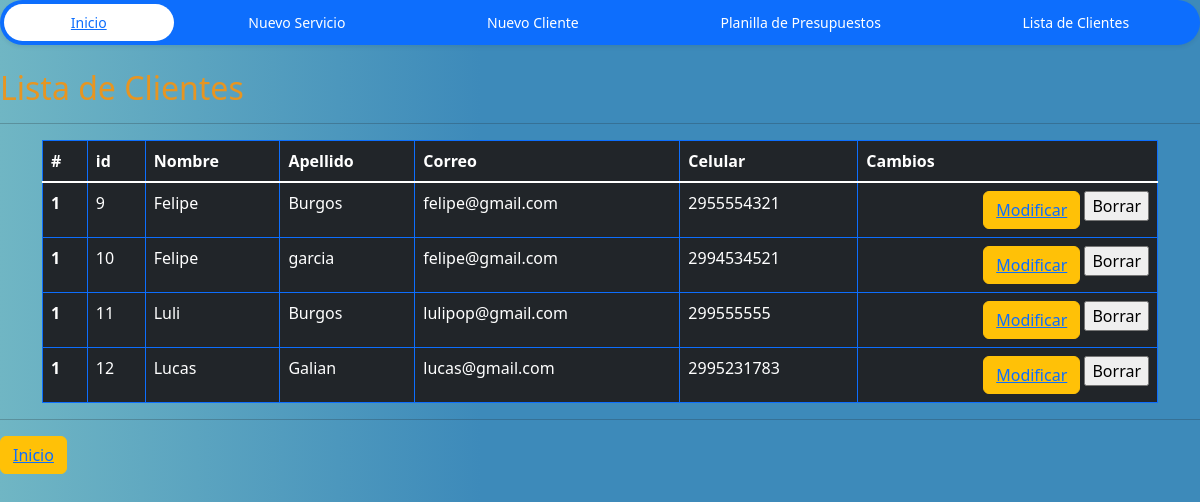
/clientes/, run on the app's committed database.
### appVentas/models.py (models this page shows, shortened)
class Cliente(models.Model):
     nombre = models.CharField(max_length=20)
     apellido = models.CharField(max_length=30, null= True)
     correo = models.EmailField()
     celular= models.IntegerField()

### appVentas/views.py (the view)
# urls.py: path('clientes/', views.clientes, name="clientes"),
def clientes(request):
    clientes = Cliente.objects.all()
    return render(request,'clientes.html',
                  {'clientes':clientes})

### appVentas/Templates/clientes.html (shortened to what this page needs)
{% load static %}
<!DOCTYPE html>
<html lang="en">
<head>
  <link href="https://cdn.jsdelivr.net/npm/bootstrap@5.3.2/dist/css/bootstrap.min.css" rel="stylesheet"
 />
  <link rel="stylesheet" href="{% static 'css/home.css' %}">
</head>
<body>
  <ul class="nav nav-pills nav-fill gap-2 p-1 small bg-primary rounded-5 shadow-sm" id="pillNav2" role="tablist"
        style="--bs-nav-link-color: var(--bs-white); --bs-nav-pills-link-active-color: var(--bs-primary); --bs-nav-pills-link-active-bg: var(--bs-white);">
        <li class="nav-item" role="presentation"><a href="{% url 'home' %}">
                <button class="nav-link active rounded-5" id="home-tab2" data-bs-toggle="tab" type="button" role="tab"
                    aria-selected="true">Inicio</button></a>
        </li>
        <li class="nav-item" role="presentation"><a href="{% url 'create_pres' %}">
                <button class="nav-link  rounded-5" id="home-tab2" data-bs-toggle="tab" type="button" role="tab"
                    aria-selected="true">Nuevo Servicio</button></a>
        </li>
        <li class="nav-item" role="presentation"><a href="{% url 'create_cli' %}">
                <button class="nav-link rounded-5" id="profile-tab2" data-bs-toggle="tab" type="button"
                    role="tab" aria-selected="false">Nuevo Cliente</button></a>
        </li>
        <li class="nav-item" role="presentation"><a href="{% url 'listaPres' %}">
                <button class="nav-link  rounded-5" id="contact-tab2" data-bs-toggle="tab" type="button"
                    role="tab" aria-selected="false">Planilla de Presupuestos</button></a>
        </li>
        <li class="nav-item" role="presentation"><a href="{% url 'clientes' %}">
                <button class="nav-link  rounded-5" id="contact-tab2" data-bs-toggle="tab" type="button"
                    role="tab" aria-selected="false">Lista de Clientes</button></a>
        </li>
    </ul>
  <br>
  <H2>Lista de Clientes</H2>
  <hr>
  <div class="container">
        <table class="table table-dark table-hover  table-bordered border-primary">
          <thead>
            <tr>
              <th scope="col">#</th>
              <th scope="col">id</th>
              <th scope="col">Nombre</th>
              <th scope="col">Apellido</th>
              <th scope="col">Correo</th>
              <th scope="col">Celular</th>
              <th scope="col">Cambios</th>
            </tr>
          </thead>
          <tbody class="table-group-divider">
            {% for c in clientes %}
            <tr>
              <th scope="row">1</th>
              <td>{{c.id}}</td>
              <td>{{c.nombre}}</td>
              <td>{{c.apellido}}</td>
              <td>{{c.correo}}</td>
              <td>{{c.celular}}</td>
              <th>
                <div class="d-flex justify-content-end">
                  <button type="button" class="btn btn-warning">
                    <a href="{% url 'updateCli' c.id %}">Modificar</a></button>
                  <form action="{% url 'deleteCli' c.id %}" method="post">
                    <input type="submit" value="Borrar">
                  </form>
                </div>
              </th>
            </tr>
            {% endfor %}
          </tbody>
    </table>
  </div>
  <hr>
  <button type="button" class="btn btn-warning">
    <a href="{% url 'home' %}">Inicio</a></button>
</body>
</html>

### Ventas/static/css/home.css (style rules this page uses)
body { background-image: linear-gradient(to right, rgb(112, 182, 196), rgb(61, 138, 186)40%); }
h2 { color: rgb(231, 149, 33); }

### data on the page
Cliente: id "9", nombre "Felipe", apellido "Burgos", correo "felipe@gmail.com", celular "2955554321"
Cliente: id "10", nombre "Felipe", apellido "garcia", correo "felipe@gmail.com", celular "2994534521"
Cliente: id "11", nombre "Luli", apellido "Burgos", correo "lulipop@gmail.com", celular "299555555"
Cliente: id "12", nombre "Lucas", apellido "Galian", correo "lucas@gmail.com", celular "2995231783"
